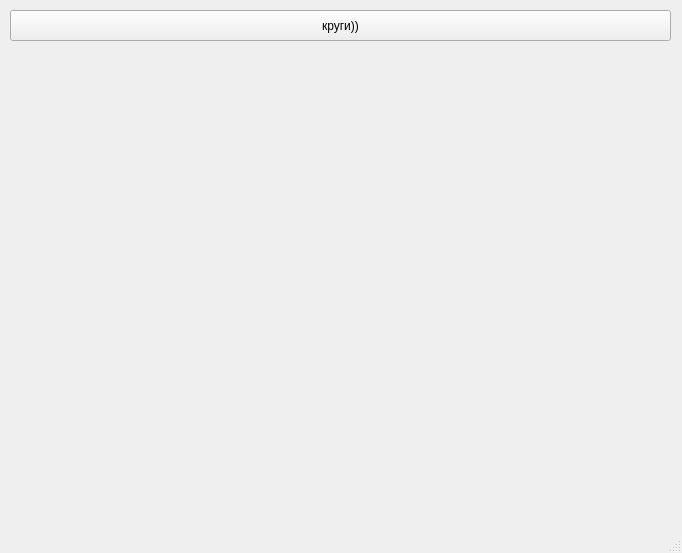
<?xml version="1.0" encoding="UTF-8"?>
<ui version="4.0">
 <class>MainWindow</class>
 <widget class="QMainWindow" name="MainWindow">
  <property name="geometry">
   <rect>
    <x>0</x>
    <y>0</y>
    <width>682</width>
    <height>553</height>
   </rect>
  </property>
  <property name="windowTitle">
   <string>MainWindow</string>
  </property>
  <widget class="QWidget" name="centralwidget">
   <widget class="QPushButton" name="pushButton">
    <property name="geometry">
     <rect>
      <x>10</x>
      <y>10</y>
      <width>661</width>
      <height>31</height>
     </rect>
    </property>
    <property name="text">
     <string>круги))</string>
    </property>
   </widget>
   <widget class="QLabel" name="label">
    <property name="geometry">
     <rect>
      <x>10</x>
      <y>50</y>
      <width>661</width>
      <height>451</height>
     </rect>
    </property>
    <property name="text">
     <string/>
    </property>
   </widget>
  </widget>
  <widget class="QMenuBar" name="menubar">
   <property name="geometry">
    <rect>
     <x>0</x>
     <y>0</y>
     <width>682</width>
     <height>20</height>
    </rect>
   </property>
  </widget>
  <widget class="QStatusBar" name="statusbar"/>
 </widget>
 <resources/>
 <connections/>
</ui>
